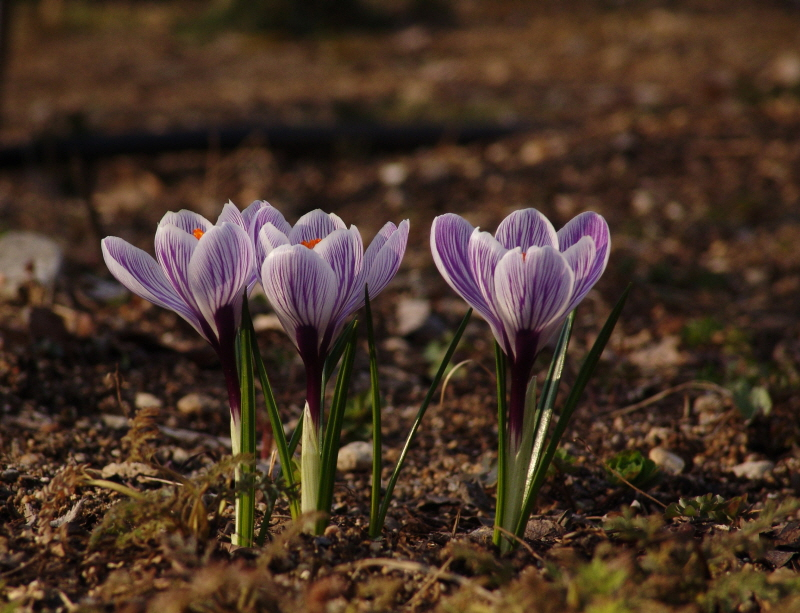
//> input picture Mouse Function/flower.jpg, 800 x 613 px
$ ./main   (built with g++ and OpenCV 4)
//> lines starting //> are read from the running program, lines starting //| are printed output that depends on the picture
/*
	마우스 함수, ROI(Region Of Interest, 관심영역) 지정
*/
#include <opencv2\opencv.hpp>
#include <opencvLibs.h>

#include <iostream>

class Datas {
public:
	cv::Mat m_Img, m_Roi;
	int		pressX, pressY;
	bool	isPress, isROI;
	Datas(const cv::Mat &img = cv::Mat()) {
		this->m_Img = img.clone();
		pressX = 0; pressY = 0;
		isPress = false; isROI = false;
	}
};

void onMouse(int evt, int x, int y, int flags, void *data) {
	Datas &l_datas = *(Datas *)data;
	cv::Mat l_Img = l_datas.m_Img.clone();
	int sx, sy, width = 0, heigh = 0;

	switch (evt) {
	case CV_EVENT_LBUTTONDOWN:
		l_datas.isROI = false;
		l_datas.isPress = true;

		l_datas.pressX = x;
		l_datas.pressY = y;
		break;

	case CV_EVENT_MOUSEMOVE:
		if (!l_datas.isPress) return;

		// x, y 를 이미지 안의 좌표로 맞춤.
		if (x > l_Img.cols) x = l_Img.cols;
		else if (x < 0) x = 0;
		if (y > l_Img.rows) y = l_Img.rows;
		else if (y < 0) y = 0;

		// sx, sy는 사각형 시작 점, cv::Rect는 폭이 양수인거만 됨
		sx = (l_datas.pressX < x) ? l_datas.pressX : x;
		sy = (l_datas.pressY < y) ? l_datas.pressY : y;
		width = abs(x - l_datas.pressX); heigh = abs(y - l_datas.pressY);

		l_datas.m_Roi = l_Img(cv::Rect(sx, sy, width, heigh));
		l_datas.m_Roi = ~l_datas.m_Roi;
		break;

	case CV_EVENT_LBUTTONUP:
		l_datas.isROI = true;
		l_datas.isPress = false;
		break;

	default:
		break;
	}

	cv::imshow("org", l_Img);
	if (l_datas.isROI) {
		cv::imshow("ROI", ~l_datas.m_Roi);
	} else {
		cv::destroyWindow("ROI");
	}
}

int main() {
	cv::Mat m_Img = cv::imread("flower.jpg");
//> m_Img is the input picture: 613 rows x 800 cols, CV_8UC3; mean B, G, R 39.1, 52.3, 72.3
	cv::Mat m_Roi;

	Datas m_Datas(m_Img);

	cv::namedWindow("org");
	cv::moveWindow("org", 10, 10);
	cv::imshow("org", m_Img);
	cv::setMouseCallback("org", onMouse, &m_Datas);

	cv::namedWindow("ROI");
	cv::moveWindow("ROI", 10 + m_Img.cols + 15, 10);
	cv::destroyWindow("ROI");

	cv::waitKey();
//> the left mouse button is pressed at (200, 153)
//> the mouse is dragged to (400, 306)
//> call 2 of onMouse, with evt = 0, x = 400, y = 306, flags = 1
//> in onMouse (call 2), `l_datas.m_Roi = l_Img(cv::Rect(sx, sy, width, heigh));`:
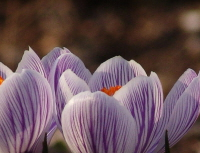
//> l_datas.m_Roi: 153 rows x 200 cols, CV_8UC3; mean B, G, R 88.6, 82.2, 105.5
//> in onMouse (call 2), `l_datas.m_Roi = ~l_datas.m_Roi;`:
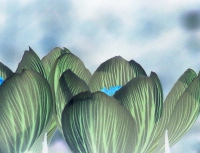
//> l_datas.m_Roi: 153 rows x 200 cols, CV_8UC3; mean B, G, R 166.4, 172.8, 149.5
//> in onMouse (call 2), `cv::imshow("org", l_Img);`:
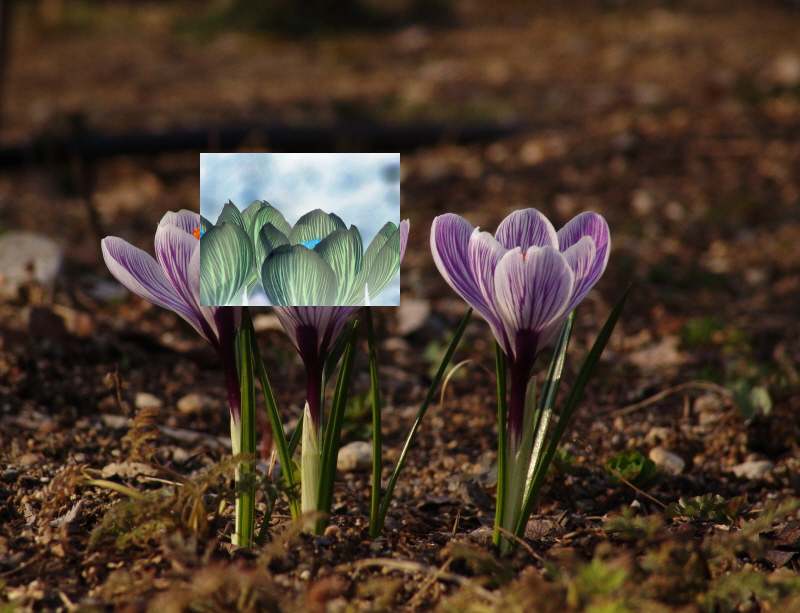
//> window 'org': 613 rows x 800 cols, CV_8UC3; mean B, G, R 43.9, 58, 75.1
//> the mouse is dragged to (600, 459)
//> call 3 of onMouse, with evt = 0, x = 600, y = 459, flags = 1
//> in onMouse (call 3), `l_datas.m_Roi = l_Img(cv::Rect(sx, sy, width, heigh));`:
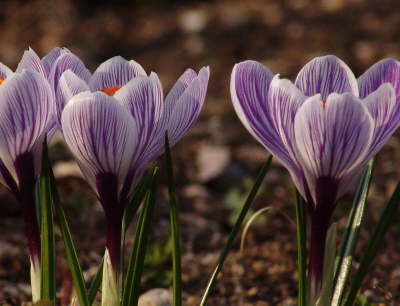
//> l_datas.m_Roi: 306 rows x 400 cols, CV_8UC3; mean B, G, R 59.2, 62.7, 81.7
//> in onMouse (call 3), `l_datas.m_Roi = ~l_datas.m_Roi;`:
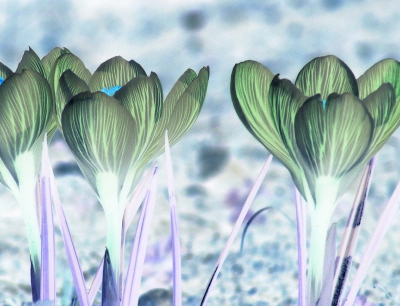
//> l_datas.m_Roi: 306 rows x 400 cols, CV_8UC3; mean B, G, R 195.8, 192.3, 173.3
//> in onMouse (call 3), `cv::imshow("org", l_Img);`:
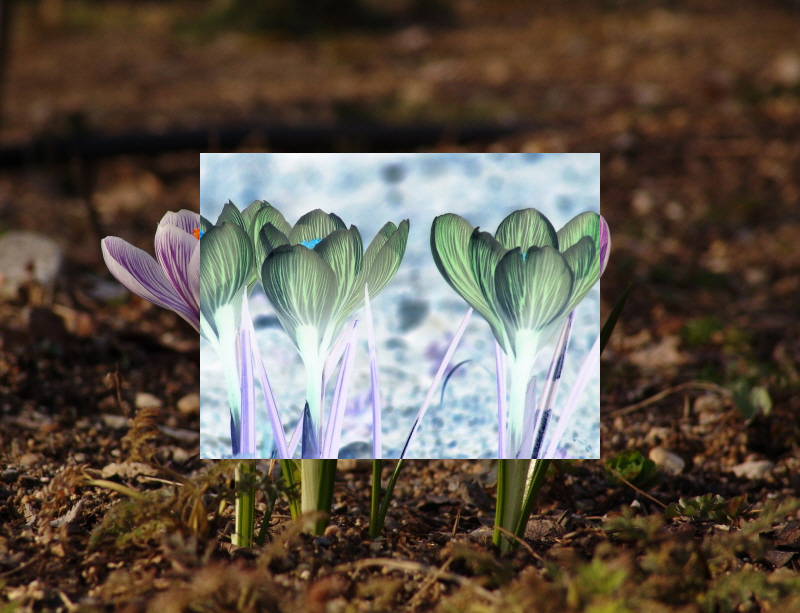
//> window 'org': 613 rows x 800 cols, CV_8UC3; mean B, G, R 73.2, 84.6, 95.2
//> the button is released at (600, 459)

	return 0;
}
